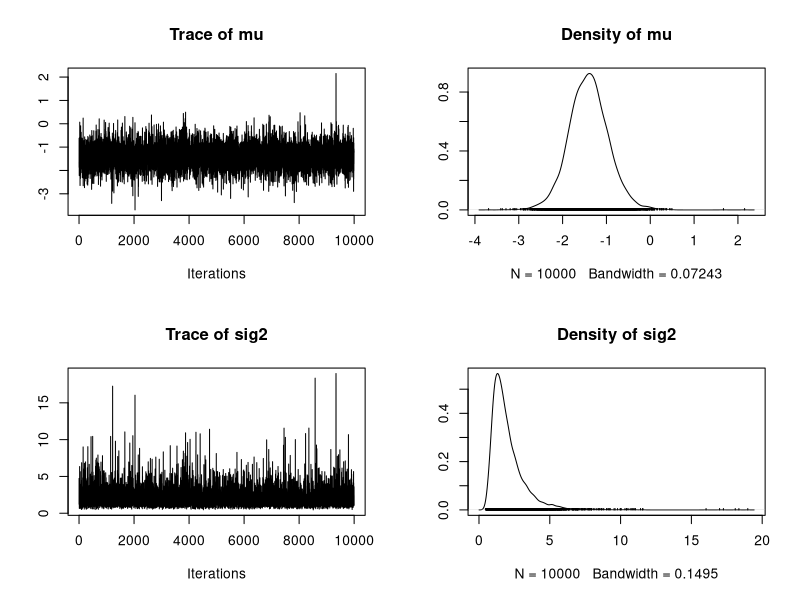
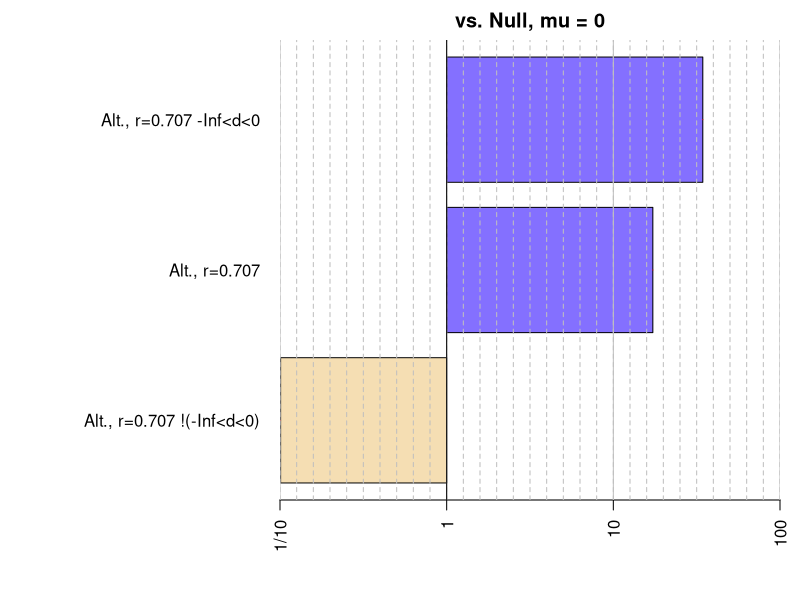
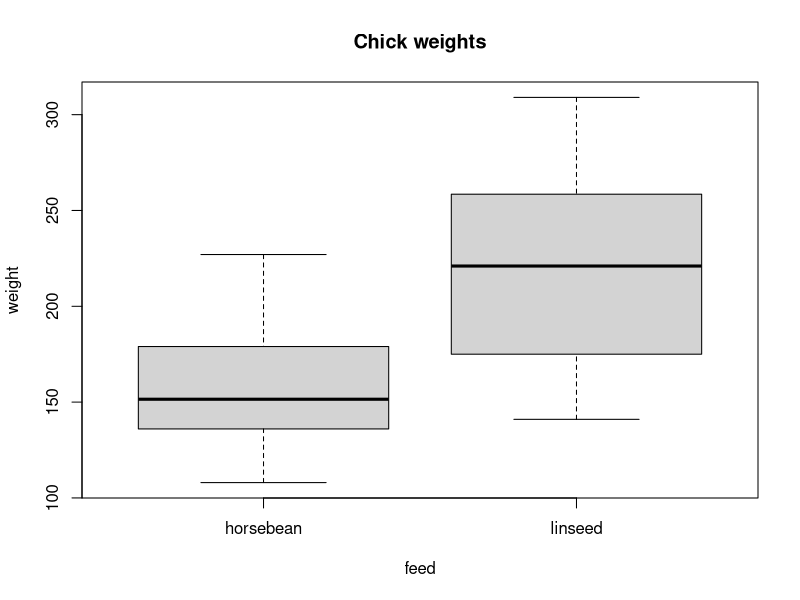
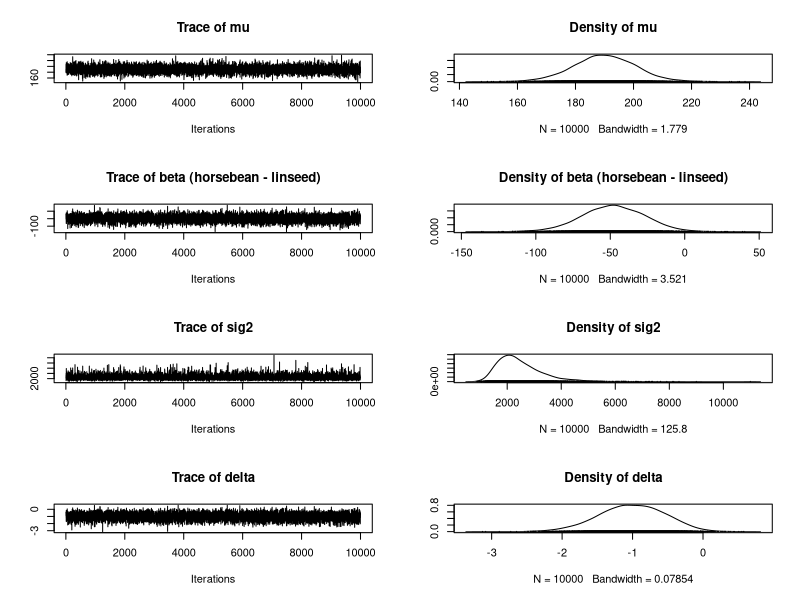
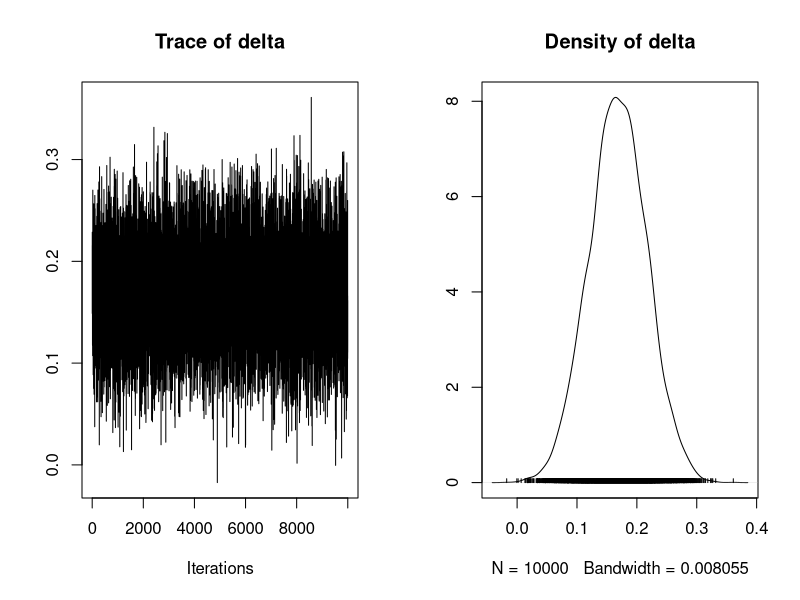
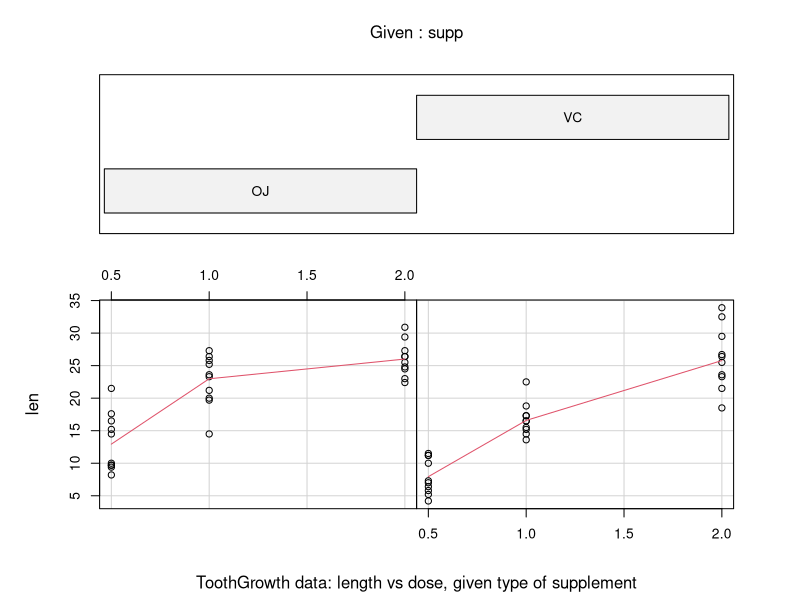
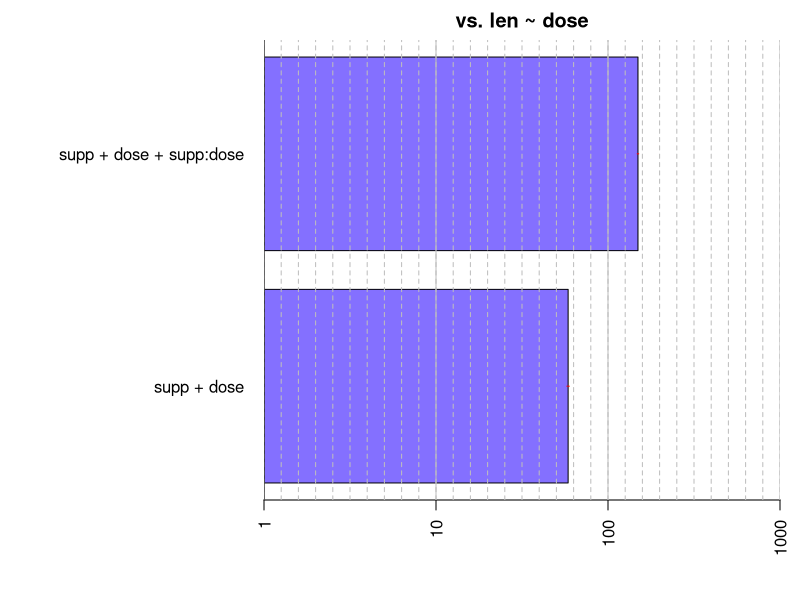
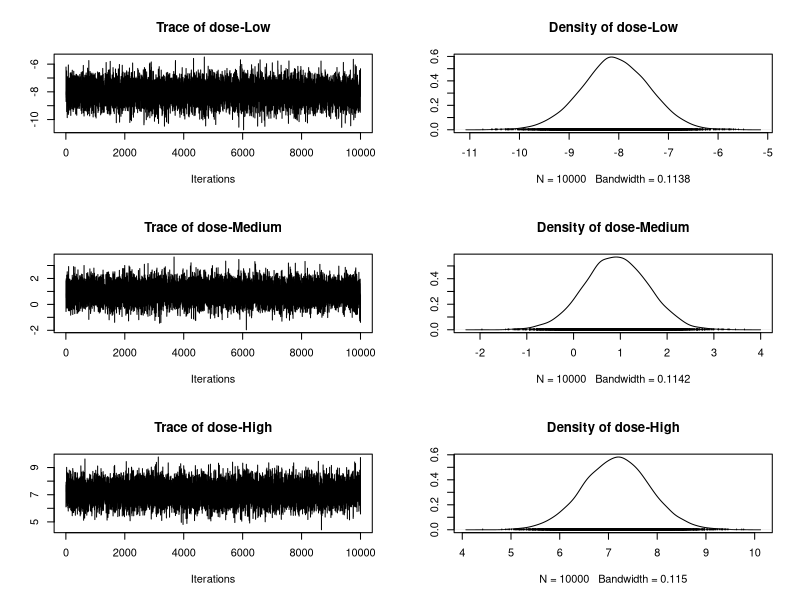

R code for these plots, in order:
## ---- chunk 1
options(markdown.HTML.stylesheet = 'extra/manual.css')
library(knitr)
options(digits=3)
require(graphics)
set.seed(2)
## ---- chunk 2
library(BayesFactor)
## ---- chunk 3
options(BFprogress = FALSE)
bfversion = BFInfo()
session = sessionInfo()[[1]]
rversion = paste(session$version.string," on ",session$platform,sep="")
## ---- chunk 4
data(sleep)

## Compute difference scores
diffScores = sleep$extra[1:10] - sleep$extra[11:20]

## Traditional two-tailed t test
t.test(diffScores)
## ---- chunk 5
bf = ttestBF(x = diffScores)
## Equivalently:
## bf = ttestBF(x = sleep$extra[1:10],y=sleep$extra[11:20], paired=TRUE)
bf
## ---- chunk 6
1 / bf
## ---- chunk 7
chains = posterior(bf, iterations = 1000)
summary(chains)
## ---- chunk 8
chains2 = recompute(chains, iterations = 10000)
plot(chains2[,1:2])
## ---- chunk 9
bfInterval = ttestBF(x = diffScores, nullInterval=c(-Inf,0))
bfInterval
## ---- chunk 10
bfInterval[1] / bfInterval[2]
## ---- chunk 11
allbf = c(bf, bfInterval)
allbf
## ---- chunk 12
plot(allbf)
## ---- chunk 13
bfmat = allbf / allbf
bfmat
## ---- chunk 14
bfmat[,2]
bfmat[1,]
## ---- chunk 15
bfmat[,1:2]
t(bfmat[,1:2])
## ---- chunk 16
data(chickwts)

## Restrict to two groups
chickwts = chickwts[chickwts$feed %in% c("horsebean","linseed"),]
## Drop unused factor levels
chickwts$feed = factor(chickwts$feed)

## Plot data
plot(weight ~  feed, data = chickwts, main = "Chick weights")
## ---- chunk 17
## traditional t test
t.test(weight ~ feed, data = chickwts, var.eq=TRUE)
## ---- chunk 18
## Compute Bayes factor
bf = ttestBF(formula = weight ~ feed, data = chickwts)
bf
## ---- chunk 19
chains = posterior(bf, iterations = 10000)
plot(chains[,1:4])
## ---- chunk 20
## Bem's t statistics from four selected experiments
t = c(-.15, 2.39, 2.42, 2.43)
N = c(100, 150, 97, 99)
## ---- chunk 21
bf = meta.ttestBF(t=t, n1=N, nullInterval=c(0,Inf), rscale=1)
bf
## ---- chunk 22
## Do analysis again, without nullInterval restriction
bf = meta.ttestBF(t=t, n1=N, rscale=1)

## Obtain posterior samples
chains = posterior(bf, iterations = 10000)
plot(chains)
## ---- chunk 23
data(ToothGrowth)

## Example plot from ?ToothGrowth

coplot(len ~ dose | supp, data = ToothGrowth, panel = panel.smooth,
       xlab = "ToothGrowth data: length vs dose, given type of supplement")

## Treat dose as a factor
ToothGrowth$dose = factor(ToothGrowth$dose)
levels(ToothGrowth$dose) = c("Low", "Medium", "High")

summary(aov(len ~ supp*dose, data=ToothGrowth))
## ---- chunk 24
bf = anovaBF(len ~ supp*dose, data=ToothGrowth)
bf
## ---- chunk 25
plot(bf[3:4] / bf[2])
## ---- chunk 26
bf = anovaBF(len ~ supp*dose, data=ToothGrowth, whichModels="top")
bf
## ---- chunk 27
bfMainEffects = lmBF(len ~ supp + dose, data = ToothGrowth)
bfInteraction = lmBF(len ~ supp + dose + supp:dose, data = ToothGrowth)
## Compare the two models
bf = bfInteraction / bfMainEffects
bf
## ---- chunk 28
newbf = recompute(bf, iterations = 500000)
newbf
## ---- chunk 29
## Sample from the posterior of the full model
chains = posterior(bfInteraction, iterations = 10000)
## 1:13 are the only "interesting" parameters
summary(chains[,1:13])
## ---- chunk 30
plot(chains[,4:6])
## ---- chunk 31
data(puzzles)
## ---- chunk 32
## plot the data
aovObj = aov(RT ~ shape*color + Error(ID/(shape*color)), data=puzzles)

matplot(t(matrix(puzzles$RT,12,4)),ty='b',pch=19,lwd=1,lty=1,col=rgb(0,0,0,.2), ylab="Completion time", xlab="Condition",xaxt='n')
axis(1,at=1:4,lab=c("round&mono","square&mono","round&color","square&color"))
mns = tapply(puzzles$RT,list(puzzles$color,puzzles$shape),mean)[c(2,4,1,3)]
points(1:4,mns,pch=22,col="red",bg=rgb(1,0,0,.6),cex=2)
# within-subject standard error, uses MSE from ANOVA
stderr = sqrt(sum(aovObj[[5]]$residuals^2)/11)/sqrt(12)
segments(1:4,mns + stderr,1:4,mns - stderr,col="red")
## ---- chunk 33
summary(aov(RT ~ shape*color + Error(ID/(shape*color)), data=puzzles))
## ---- chunk 34
bf = anovaBF(RT ~ shape*color + ID, data = puzzles, 
             whichRandom="ID")
## ---- chunk 35
bf
## ---- chunk 36
plot(bf)
## ---- chunk 37
bfWithoutID = lmBF(RT ~ shape*color, data = puzzles)
bfWithoutID
## ---- chunk 38
bfOnlyID = lmBF(RT ~ ID, whichRandom="ID",data = puzzles)
bf2 = bfWithoutID / bfOnlyID
bf2
## ---- chunk 39
bfall = c(bf,bf2)
## ---- chunk 40
bf[4] / bf2
## ---- chunk 41
data(attitude)

## Traditional multiple regression analysis
lmObj = lm(rating ~ ., data = attitude)
summary(lmObj)
## ---- chunk 42
bf = regressionBF(rating ~ ., data = attitude)
length(bf)
## ---- chunk 43
## Choose a specific model
bf["privileges + learning + raises + critical + advance"]
## Best 6 models
head(bf, n=6)
## Worst 4 models
tail(bf, n=4)
## ---- chunk 44
## which model index is the best?
BayesFactor::which.max(bf)
## ---- chunk 45

## Compare the 5 best models to the best
bf2 = head(bf) / max(bf)
bf2
plot(bf2)
## ---- chunk 46
bf = regressionBF(rating ~ ., data = attitude, whichModels = "top")
## The seventh model is the most complex
bf
plot(bf)
## ---- chunk 47
bf = regressionBF(rating ~ ., data = attitude, whichModels = "bottom")
plot(bf)
## ---- chunk 48
complaintsOnlyBf = lmBF(rating ~ complaints, data = attitude) 
complaintsLearningBf = lmBF(rating ~ complaints + learning, data = attitude) 
## Compare the two models
complaintsOnlyBf / complaintsLearningBf
## ---- chunk 49
chains = posterior(complaintsLearningBf, iterations = 10000)
summary(chains)
## ---- chunk 50
summary(lm(rating ~ complaints + learning, data = attitude))
## ---- chunk 51
rm(ToothGrowth)
## ---- chunk 52
data(ToothGrowth)

# model log2 of dose instead of dose directly
ToothGrowth$dose = log2(ToothGrowth$dose)

# Classical analysis for comparison
lmToothGrowth <- lm(len ~ supp + dose + supp:dose, data=ToothGrowth)
summary(lmToothGrowth)
## ---- chunk 53
full <- lmBF(len ~ supp + dose + supp:dose, data=ToothGrowth)
noInteraction <- lmBF(len ~ supp + dose, data=ToothGrowth)
onlyDose <- lmBF(len ~ dose, data=ToothGrowth)
onlySupp <- lmBF(len ~ supp, data=ToothGrowth)

allBFs <- c(full, noInteraction, onlyDose, onlySupp)
allBFs
## ---- chunk 54
full / noInteraction
## ---- chunk 55
chainsFull <- posterior(full, iterations = 10000)

# summary of the "interesting" parameters
summary(chainsFull[,1:7])
## ---- chunk 56
chainsNoInt <- posterior(noInteraction, iterations = 10000)
## ---- chunk 57
ToothGrowth$dose <- ToothGrowth$dose - mean(ToothGrowth$dose)

cmeans <- colMeans(chainsFull)[1:6]
ints <- cmeans[1] + c(-1, 1) * cmeans[2]
slps <- cmeans[4] + c(-1, 1) * cmeans[5]


par(cex=1.8, mfrow=c(1,2))
plot(len ~ dose, data=ToothGrowth, pch=as.integer(ToothGrowth$supp)+20, bg = rgb(as.integer(ToothGrowth$supp)-1,2-as.integer(ToothGrowth$supp),0,.5),col=NULL,xaxt="n",ylab="Tooth length",xlab="Vitamin C dose (mg)")
abline(a=ints[1],b=slps[1],col=2)
abline(a=ints[2],b=slps[2],col=3)

axis(1,at=-1:1,lab=2^(-1:1))

dataVC <- ToothGrowth[ToothGrowth$supp=="VC",]
dataOJ <- ToothGrowth[ToothGrowth$supp=="OJ",]
lmVC <- lm(len ~ dose, data=dataVC)
lmOJ <- lm(len ~ dose, data=dataOJ)
abline(lmVC,col=2,lty=2)
abline(lmOJ,col=3,lty=2)

mtext("Interaction",3,.1,adj=1,cex=1.3)


# Do single slope

cmeans <- colMeans(chainsNoInt)[1:4]
ints <- cmeans[1] + c(-1, 1) * cmeans[2]
slps <- cmeans[4] 


plot(len ~ dose, data=ToothGrowth, pch=as.integer(ToothGrowth$supp)+20, bg = rgb(as.integer(ToothGrowth$supp)-1,2-as.integer(ToothGrowth$supp),0,.5),col=NULL,xaxt="n",ylab="Tooth length",xlab="Vitamin C dose (mg)")
abline(a=ints[1],b=slps,col=2)
abline(a=ints[2],b=slps,col=3)

axis(1,at=-1:1,lab=2^(-1:1))

mtext("No interaction",3,.1,adj=1,cex=1.3)
## ---- chunk 58
summary(chainsNoInt[,1:5])
## ---- chunk 59
ToothGrowth$doseAsFactor <- factor(ToothGrowth$dose)
levels(ToothGrowth$doseAsFactor) <- c(.5,1,2)

aovBFs <- anovaBF(len ~ doseAsFactor + supp + doseAsFactor:supp, data = ToothGrowth)
## ---- chunk 60
allBFs <- c(aovBFs, full, noInteraction, onlyDose)

## eliminate the supp-only model, since it performs so badly
allBFs <- allBFs[-1]

## Compare to best model
allBFs / max(allBFs)
## ---- chunk 61
plot(allBFs / max(allBFs))
## ---- chunk 62
data(puzzles)

puzzleGenBF <- generalTestBF(RT ~ shape + color + shape:color + ID, data=puzzles, whichRandom="ID")

puzzleGenBF
## ---- chunk 63
puzzleGenBF <- generalTestBF(RT ~ shape + color + shape:color + ID, data=puzzles, whichRandom="ID", neverExclude="ID")

puzzleGenBF
## ---- chunk 64
puzzleGenBF <- generalTestBF(RT ~ shape + color + shape:color + shape:ID + ID, data=puzzles, whichRandom="ID", neverExclude="ID")

puzzleGenBF
## ---- chunk 65
puzzleGenBF <- generalTestBF(RT ~ shape + color + shape:color + shape:ID + ID, data=puzzles, whichRandom="ID", neverExclude="^ID$")

puzzleGenBF
## ---- chunk 66
puzzleCullBF <- generalTestBF(RT ~ shape + color + shape:color + ID, data=puzzles, whichRandom="ID", noSample=TRUE,whichModels='all')

puzzleCullBF
## ---- chunk 67
missing = puzzleCullBF[ is.na(puzzleCullBF) ]
done = puzzleCullBF[ !is.na(puzzleCullBF) ]

missing
## ---- chunk 68
# get the names of the numerator models
missingModels = names(missing)$numerator

# search them to see if they contain "shape" or "color" - 
# results are logical vectors
containsShape = grepl("shape",missingModels)
containsColor = grepl("color",missingModels)

# anything that does not contain "shape" and "color"
containsOnlyOne = !(containsShape & containsColor)

# restrict missing to only those of interest
missingOfInterest = missing[containsOnlyOne]

missingOfInterest
## ---- chunk 69
# recompute the Bayes factors for the missing models of interest
sampledBayesFactors = recompute(missingOfInterest)

sampledBayesFactors

# Add them together with our other Bayes factors, already computed:
completeBayesFactors = c(done, sampledBayesFactors)

completeBayesFactors
## ---- chunk 70
data(puzzles)

# Get MCMC chains corresponding to "full" model
# We prevent sampling so we can see the parameter names
# iterations argument is necessary, but not used
fullModel = lmBF(RT ~ shape + color + shape:color + ID, data = puzzles, noSample=TRUE, posterior = TRUE, iterations=3)

fullModel
## ---- chunk 71
fullModelFiltered = lmBF(RT ~ shape + color + shape:color + ID, data = puzzles, noSample=TRUE, posterior = TRUE, iterations=3,columnFilter="ID")

fullModelFiltered
## ---- chunk 72
# Sample 10000 iterations, eliminating ID columns
chains = lmBF(RT ~ shape + color + shape:color + ID, data = puzzles, posterior = TRUE, iterations=10000,columnFilter="ID")
## ---- chunk 73
par(mfrow=c(1,2))
plot(as.vector(chains[1:1000,"shape-round"]),type="l",xlab="Iterations",ylab="parameter shape-round")
acf(chains[,"shape-round"])
## ---- chunk 74
chainsThinned = recompute(chains, iterations=20000, thin=2)

# check size of MCMC chain
dim(chainsThinned)
## ---- chunk 75
par(mfrow=c(1,2))
plot(as.vector(chainsThinned[1:1000,"shape-round"]),type="l",xlab="Iterations",ylab="parameter shape-round")
acf(chainsThinned[,"shape-round"])
